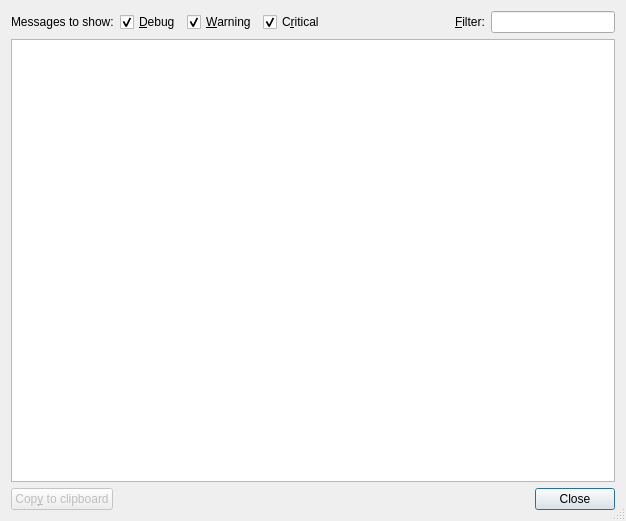
<?xml version="1.0" encoding="UTF-8"?>
<ui version="4.0">
 <class>LogDialog</class>
 <widget class="QDialog" name="LogDialog">
  <property name="geometry">
   <rect>
    <x>0</x>
    <y>0</y>
    <width>626</width>
    <height>521</height>
   </rect>
  </property>
  <property name="windowTitle">
   <string>Log</string>
  </property>
  <property name="windowIcon">
   <iconset resource="../qt-resources/qt_resources.qrc">
    <normaloff>:/gnome_dialog_warning_16.png</normaloff>:/gnome_dialog_warning_16.png</iconset>
  </property>
  <property name="sizeGripEnabled">
   <bool>true</bool>
  </property>
  <layout class="QVBoxLayout" name="verticalLayout">
   <item>
    <layout class="QHBoxLayout" name="horizontalLayout">
     <item>
      <widget class="QLabel" name="label_show">
       <property name="text">
        <string>Messages to show:</string>
       </property>
      </widget>
     </item>
     <item>
      <widget class="QCheckBox" name="checkbox_show_debug">
       <property name="text">
        <string>&amp;Debug</string>
       </property>
       <property name="checked">
        <bool>true</bool>
       </property>
      </widget>
     </item>
     <item>
      <widget class="QCheckBox" name="checkbox_show_warning">
       <property name="text">
        <string>&amp;Warning</string>
       </property>
       <property name="checked">
        <bool>true</bool>
       </property>
      </widget>
     </item>
     <item>
      <widget class="QCheckBox" name="checkbox_show_critical">
       <property name="text">
        <string>C&amp;ritical</string>
       </property>
       <property name="checked">
        <bool>true</bool>
       </property>
      </widget>
     </item>
     <item>
      <spacer name="horizontalSpacer">
       <property name="orientation">
        <enum>Qt::Horizontal</enum>
       </property>
       <property name="sizeHint" stdset="0">
        <size>
         <width>40</width>
         <height>20</height>
        </size>
       </property>
      </spacer>
     </item>
     <item>
      <widget class="QLabel" name="label_filter">
       <property name="text">
        <string>&amp;Filter:</string>
       </property>
       <property name="buddy">
        <cstring>lineedit_filter</cstring>
       </property>
      </widget>
     </item>
     <item>
      <widget class="QLineEdit" name="lineedit_filter"/>
     </item>
    </layout>
   </item>
   <item>
    <widget class="QListView" name="listview_log">
     <property name="editTriggers">
      <set>QAbstractItemView::NoEditTriggers</set>
     </property>
     <property name="selectionMode">
      <enum>QAbstractItemView::ContiguousSelection</enum>
     </property>
     <property name="selectionBehavior">
      <enum>QAbstractItemView::SelectRows</enum>
     </property>
     <property name="textElideMode">
      <enum>Qt::ElideNone</enum>
     </property>
     <property name="verticalScrollMode">
      <enum>QAbstractItemView::ScrollPerPixel</enum>
     </property>
     <property name="wordWrap">
      <bool>true</bool>
     </property>
    </widget>
   </item>
   <item>
    <layout class="QHBoxLayout" name="horizontalLayout_2">
     <item>
      <widget class="QPushButton" name="button_copy_to_clipboard">
       <property name="enabled">
        <bool>false</bool>
       </property>
       <property name="toolTip">
        <string>Copy selected lines to clipboard</string>
       </property>
       <property name="text">
        <string>Cop&amp;y to clipboard</string>
       </property>
       <property name="icon">
        <iconset resource="../qt-resources/qt_resources.qrc">
         <normaloff>:/gnome_clipboard_16.png</normaloff>:/gnome_clipboard_16.png</iconset>
       </property>
       <property name="iconSize">
        <size>
         <width>16</width>
         <height>16</height>
        </size>
       </property>
       <property name="autoDefault">
        <bool>false</bool>
       </property>
       <property name="default">
        <bool>false</bool>
       </property>
      </widget>
     </item>
     <item>
      <widget class="QDialogButtonBox" name="buttonbox">
       <property name="orientation">
        <enum>Qt::Horizontal</enum>
       </property>
       <property name="standardButtons">
        <set>QDialogButtonBox::Close</set>
       </property>
      </widget>
     </item>
    </layout>
   </item>
  </layout>
 </widget>
 <resources>
  <include location="../qt-resources/qt_resources.qrc"/>
 </resources>
 <connections>
  <connection>
   <sender>buttonbox</sender>
   <signal>accepted()</signal>
   <receiver>LogDialog</receiver>
   <slot>accept()</slot>
   <hints>
    <hint type="sourcelabel">
     <x>248</x>
     <y>254</y>
    </hint>
    <hint type="destinationlabel">
     <x>157</x>
     <y>274</y>
    </hint>
   </hints>
  </connection>
  <connection>
   <sender>buttonbox</sender>
   <signal>rejected()</signal>
   <receiver>LogDialog</receiver>
   <slot>reject()</slot>
   <hints>
    <hint type="sourcelabel">
     <x>316</x>
     <y>260</y>
    </hint>
    <hint type="destinationlabel">
     <x>286</x>
     <y>274</y>
    </hint>
   </hints>
  </connection>
 </connections>
</ui>
